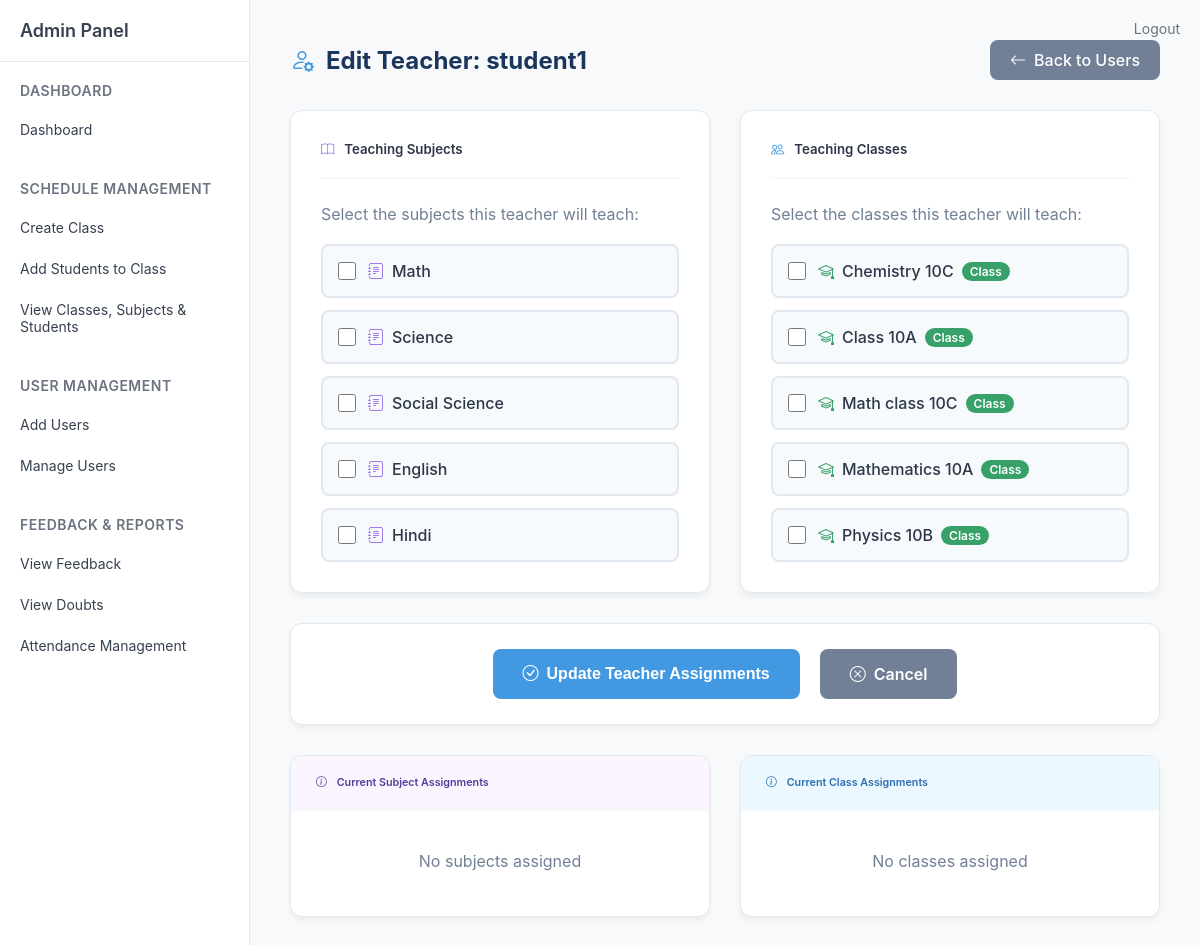
Screenshot of /admin/edit_teacher/4 (signed in) with the database file from the repository.
### tables this page shows
CREATE TABLE users (
    id INTEGER PRIMARY KEY AUTOINCREMENT,
    username TEXT UNIQUE NOT NULL,
    password TEXT NOT NULL,
    role TEXT NOT NULL DEFAULT 'student',
    name TEXT,
    email TEXT,
    phone TEXT,
    address TEXT,
    created_by INTEGER,
    updated_by INTEGER,
    updated_on DATETIME,
    created_on DATETIME
);

CREATE TABLE classes (
    id INTEGER PRIMARY KEY AUTOINCREMENT,
    name TEXT NOT NULL,
    subject TEXT,
    grade_level TEXT,
    teacher_id INTEGER,
    description TEXT,
    created_at TIMESTAMP DEFAULT CURRENT_TIMESTAMP,
    type TEXT DEFAULT 'regular',
    status TEXT DEFAULT 'active',
    schedule_days TEXT,
    schedule_time_start TEXT,
    schedule_time_end TEXT,
    section TEXT,
    schedule_pdf_path TEXT,
    meeting_link TEXT,
    max_students INTEGER DEFAULT 30,
    created_by INTEGER,
    updated_by INTEGER,
    updated_on DATETIME,
    created_on DATETIME,
    FOREIGN KEY (teacher_id) REFERENCES users (id)
);

### routes/admin.py (the view)
@admin_bp.route('/edit_teacher/<int:teacher_id>')
def edit_teacher(teacher_id):
    if 'role' not in session or session['role'] != 'admin':
        return redirect(url_for('auth.login'))
    conn = get_db()
    cur = conn.cursor()
    cur.execute('SELECT username FROM users WHERE id = ?', (teacher_id,))
    teacher = cur.fetchone()
    if not teacher:
        flash('Teacher not found!', 'error')
        return redirect(url_for('admin.manage_users'))
    cur.execute('SELECT id, name, type FROM classes WHERE status = "active" ORDER BY name')
    all_classes = cur.fetchall()
    cur.execute('''
        SELECT c.id, c.name, c.type
        FROM classes c
        JOIN teacher_class_map tcm ON c.id = tcm.class_id
        WHERE tcm.teacher_id = ?
        ORDER BY c.name
    ''', (teacher_id,))
    assigned_classes = cur.fetchall()
    available_subjects = ['Math', 'Science', 'Social Science', 'English', 'Hindi']
    cur.execute('SELECT subject_name FROM teacher_subjects WHERE teacher_id = ? ORDER BY subject_name', (teacher_id,))
    assigned_subjects_data = cur.fetchall()
    assigned_subjects = [row[0] for row in assigned_subjects_data]
    conn.close()
    return render_template('admin/edit_teacher.html',
                         teacher_id=teacher_id,
                         teacher_name=teacher[0],
                         all_classes=all_classes,
                         assigned_classes=[cls[0] for cls in assigned_classes],
                         available_subjects=available_subjects,
                         assigned_subjects=assigned_subjects)

### routes/admin.py (called while the page is built)
def get_db():
    return sqlite3.connect('users.db')

### templates/admin/edit_teacher.html (shortened to what this page needs)
{% extends 'admin/sidebar.html' %}
{% block content %}
<div style="display: flex; justify-content: space-between; align-items: center; margin-bottom: 30px;">
    <h2 style="color: #1a365d; font-weight: 700; margin: 0; display: flex; align-items: center; gap: 12px;">
        <i class="bi bi-person-gear" style="color: #4299e1;"></i>
        Edit Teacher: {{ teacher_name }}
    </h2>
    <a href="{{ url_for('admin.manage_users') }}"
       style="display: inline-flex; align-items: center; gap: 8px; padding: 10px 20px; background: #718096; color: white; text-decoration: none; border-radius: 8px; font-weight: 500; transition: all 0.2s ease; border: none;"
       onmouseover="this.style.background='#4a5568'"
       onmouseout="this.style.background='#718096'">
        <i class="bi bi-arrow-left"></i> Back to Users
    </a>
</div>
<form method="POST" id="editTeacherForm">
    <div style="display: grid; grid-template-columns: 1fr 1fr; gap: 30px; margin-bottom: 30px;">
        <div>
            <div style="background: white; border-radius: 12px; padding: 30px; box-shadow: 0 4px 6px rgba(0, 0, 0, 0.05); border: 1px solid #e2e8f0;">
                <div style="margin-bottom: 25px; padding-bottom: 20px; border-bottom: 2px solid #f7fafc;">
                    <h5 style="margin: 0; color: #2d3748; font-weight: 600; display: flex; align-items: center; gap: 10px;">
                        <i class="bi bi-book" style="color: #9f7aea;"></i>
                        Teaching Subjects
                    </h5>
                </div>
                <div>
                    <p style="color: #718096; margin-bottom: 20px;">Select the subjects this teacher will teach:</p>
                    <div style="display: flex; flex-direction: column; gap: 12px;">
                        {% for subject in available_subjects %}
                        <label style="display: flex; align-items: center; gap: 12px; padding: 15px; border: 2px solid #e2e8f0; border-radius: 8px; cursor: pointer; transition: all 0.2s ease; background: #f7fafc;"
                               onmouseover="if (!this.querySelector('input').checked) this.style.borderColor='#9f7aea'; if (!this.querySelector('input').checked) this.style.background='#faf5ff'"
                               onmouseout="if (!this.querySelector('input').checked) this.style.borderColor='#e2e8f0'; if (!this.querySelector('input').checked) this.style.background='#f7fafc'">
                            <input type="checkbox"
                                   id="subject_{{ loop.index }}"
                                   name="subjects"
                                   value="{{ subject }}"
                                   style="width: 18px; height: 18px; accent-color: #9f7aea;"
                                   onchange="if (this.checked) { this.parentElement.style.borderColor='#9f7aea'; this.parentElement.style.background='#faf5ff'; } else { this.parentElement.style.borderColor='#e2e8f0'; this.parentElement.style.background='#f7fafc'; }">
                            <span style="color: #2d3748; font-weight: 500; display: flex; align-items: center; gap: 8px;">
                                <i class="bi bi-journal-text" style="color: #9f7aea;"></i> {{ subject }}
                            </span>
                        </label>
                        {% endfor %}
                    </div>
                </div>
            </div>
        </div>
        <div>
            <div style="background: white; border-radius: 12px; padding: 30px; box-shadow: 0 4px 6px rgba(0, 0, 0, 0.05); border: 1px solid #e2e8f0;">
                <div style="margin-bottom: 25px; padding-bottom: 20px; border-bottom: 2px solid #f7fafc;">
                    <h5 style="margin: 0; color: #2d3748; font-weight: 600; display: flex; align-items: center; gap: 10px;">
                        <i class="bi bi-people" style="color: #4299e1;"></i>
                        Teaching Classes
                    </h5>
                </div>
                <div>
                    <p style="color: #718096; margin-bottom: 20px;">Select the classes this teacher will teach:</p>
                    <div style="display: flex; flex-direction: column; gap: 12px;">
                        {% for class_info in all_classes %}
                        <label style="display: flex; align-items: center; gap: 12px; padding: 15px; border: 2px solid #e2e8f0; border-radius: 8px; cursor: pointer; transition: all 0.2s ease; background: #f7fafc;"
                               onmouseover="if (!this.querySelector('input').checked) this.style.borderColor='#4299e1'; if (!this.querySelector('input').checked) this.style.background='#ebf8ff'"
                               onmouseout="if (!this.querySelector('input').checked) this.style.borderColor='#e2e8f0'; if (!this.querySelector('input').checked) this.style.background='#f7fafc'">
                            <input type="checkbox"
                                   id="class_{{ class_info[0] }}"
                                   name="classes"
                                   value="{{ class_info[0] }}"
                                   style="width: 18px; height: 18px; accent-color: #4299e1;"
                                   onchange="if (this.checked) { this.parentElement.style.borderColor='#4299e1'; this.parentElement.style.background='#ebf8ff'; } else { this.parentElement.style.borderColor='#e2e8f0'; this.parentElement.style.background='#f7fafc'; }">
                            <span style="color: #2d3748; font-weight: 500; display: flex; align-items: center; gap: 8px;">
                                {% if class_info[2] == 'session' %}
                                    <i class="bi bi-calendar-event" style="color: #4299e1;"></i> {{ class_info[1] }}
                                    <span style="background: #4299e1; color: white; padding: 2px 8px; border-radius: 12px; font-size: 12px; font-weight: 600;">Session</span>
                                {% else %}
                                    <i class="bi bi-mortarboard" style="color: #38a169;"></i> {{ class_info[1] }}
                                    <span style="background: #38a169; color: white; padding: 2px 8px; border-radius: 12px; font-size: 12px; font-weight: 600;">Class</span>
                                {% endif %}
                            </span>
                        </label>
                        {% endfor %}
                    </div>
                </div>
            </div>
        </div>
    </div>
    <div style="background: white; border-radius: 12px; padding: 25px; box-shadow: 0 4px 6px rgba(0, 0, 0, 0.05); border: 1px solid #e2e8f0; text-align: center; margin-bottom: 30px;">
        <div style="display: flex; justify-content: center; gap: 20px;">
            <button type="submit"
                    style="display: inline-flex; align-items: center; gap: 8px; padding: 15px 30px; background: #4299e1; color: white; border: none; border-radius: 8px; font-weight: 600; font-size: 16px; cursor: pointer; transition: all 0.2s ease;"
                    onmouseover="this.style.background='#3182ce'"
                    onmouseout="this.style.background='#4299e1'">
                <i class="bi bi-check-circle"></i> Update Teacher Assignments
            </button>
            <a href="{{ url_for('admin.manage_users') }}"
               style="display: inline-flex; align-items: center; gap: 8px; padding: 15px 30px; background: #718096; color: white; text-decoration: none; border-radius: 8px; font-weight: 600; font-size: 16px; transition: all 0.2s ease;"
               onmouseover="this.style.background='#4a5568'"
               onmouseout="this.style.background='#718096'">
                <i class="bi bi-x-circle"></i> Cancel
            </a>
        </div>
    </div>
</form>
<div style="display: grid; grid-template-columns: 1fr 1fr; gap: 30px;">
    <div>
        <div style="background: white; border-radius: 12px; padding: 25px; box-shadow: 0 4px 6px rgba(0, 0, 0, 0.05); border: 1px solid #e2e8f0;">
            <div style="margin-bottom: 20px; padding-bottom: 15px; border-bottom: 2px solid #f7fafc; background: #faf5ff; margin: -25px -25px 20px -25px; padding: 20px 25px; border-radius: 12px 12px 0 0;">
                <h6 style="margin: 0; color: #553c9a; font-weight: 600; display: flex; align-items: center; gap: 10px;">
                    <i class="bi bi-info-circle"></i> Current Subject Assignments
                </h6>
            </div>
            <div>
                {% if assigned_subjects %}
                    <div style="display: flex; flex-direction: column; gap: 10px;">
                        {% for subject in assigned_subjects %}
                        <div style="display: flex; align-items: center; gap: 10px; padding: 10px; background: #f7fafc; border-radius: 6px; border-left: 4px solid #9f7aea;">
                            <i class="bi bi-check-circle" style="color: #38a169;"></i>
                            <span style="color: #2d3748; font-weight: 500;">{{ subject }}</span>
                        </div>
                        {% endfor %}
                    </div>
                {% else %}
                    <p style="color: #718096; margin: 0; text-align: center; padding: 20px;">No subjects assigned</p>
                {% endif %}
            </div>
        </div>
    </div>
    <div>
        <div style="background: white; border-radius: 12px; padding: 25px; box-shadow: 0 4px 6px rgba(0, 0, 0, 0.05); border: 1px solid #e2e8f0;">
            <div style="margin-bottom: 20px; padding-bottom: 15px; border-bottom: 2px solid #f7fafc; background: #ebf8ff; margin: -25px -25px 20px -25px; padding: 20px 25px; border-radius: 12px 12px 0 0;">
                <h6 style="margin: 0; color: #2b6cb0; font-weight: 600; display: flex; align-items: center; gap: 10px;">
                    <i class="bi bi-info-circle"></i> Current Class Assignments
                </h6>
            </div>
            <div>
                {% if assigned_classes %}
                    <div style="display: flex; flex-direction: column; gap: 10px;">
                        {% for class_info in assigned_classes %}
                        <div style="display: flex; align-items: center; gap: 10px; padding: 10px; background: #f7fafc; border-radius: 6px; border-left: 4px solid #4299e1;">
                            <i class="bi bi-check-circle" style="color: #38a169;"></i>
                            <span style="color: #2d3748; font-weight: 500; display: flex; align-items: center; gap: 8px;">
                                {% if class_info[2] == 'session' %}
                                    {{ class_info[1] }}
                                    <span style="background: #4299e1; color: white; padding: 2px 6px; border-radius: 10px; font-size: 11px; font-weight: 600;">Session</span>
                                {% else %}
                                    {{ class_info[1] }}
                                    <span style="background: #38a169; color: white; padding: 2px 6px; border-radius: 10px; font-size: 11px; font-weight: 600;">Class</span>
                                {% endif %}
                            </span>
                        </div>
                        {% endfor %}
                    </div>
                {% else %}
                    <p style="color: #718096; margin: 0; text-align: center; padding: 20px;">No classes assigned</p>
                {% endif %}
            </div>
        </div>
    </div>
</div>
{% endblock %}

### templates/admin/sidebar.html (style rules this page uses)
* { margin: 0; padding: 0; box-sizing: border-box; }
body { font-family: -apple-system, BlinkMacSystemFont, 'Segoe UI', Roboto, sans-serif; background-color: #f8f9fa; color: #333; }

### rows the page displays
users: username "student1"
classes: name "Chemistry 10C"
classes: name "Class 10A"
classes: name "Math class 10C"
classes: name "Mathematics 10A"
classes: name "Physics 10B"

### other values shown
{{ subject }} "Math" "Science" "Social Science" "English" "Hindi"
